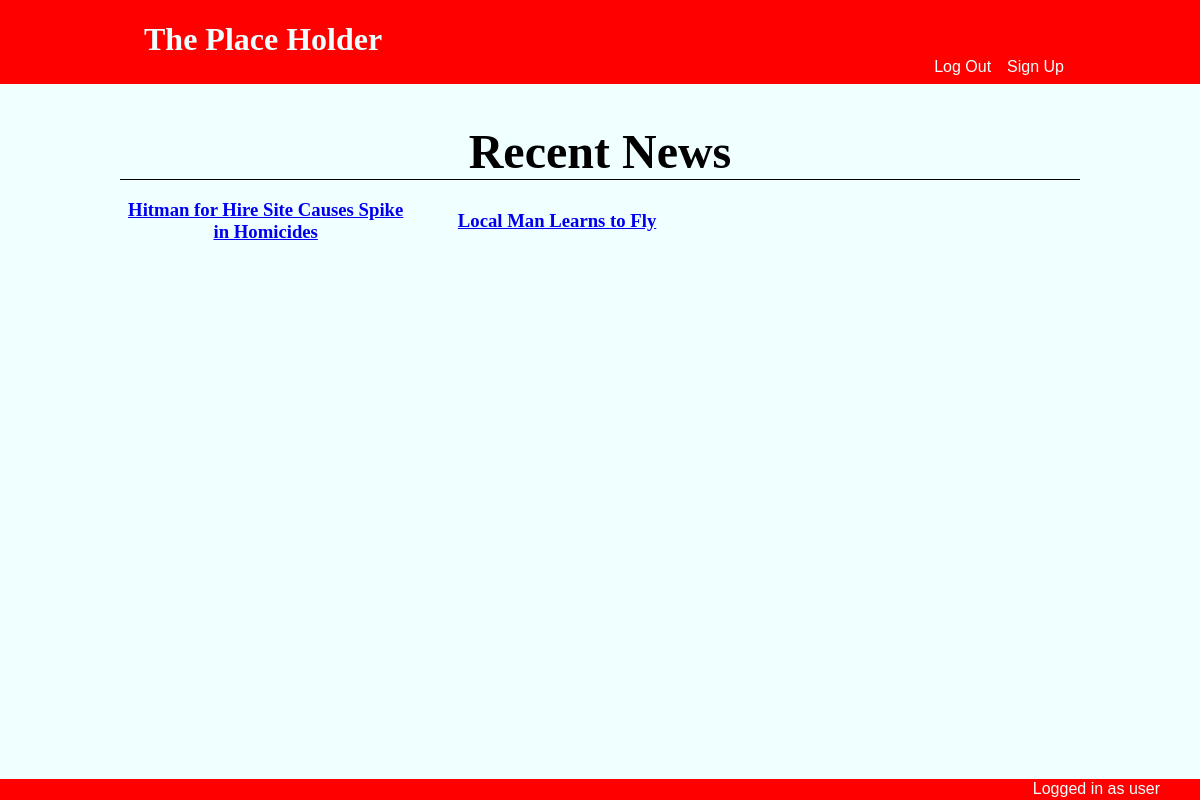
/ (signed in), run on the app's committed database.
### tables this page shows
CREATE TABLE articles
(
    id INTEGER PRIMARY KEY AUTOINCREMENT,
    title TEXT NOT NULL,
    content TEXT NOT NULL,
    date DATE DEFAULT '2022-01-01'
);

### app.py (the view)
@app.route("/")
def index():
    db = get_db()
    articles = db.execute("""SELECT * FROM articles;""")
    return render_template("index.html", articles = articles)

### app.py (called while the page is built)
@app.before_request
def load_logged_in_user():
    g.user = session.get("username", None)
    g.admin = session.get("is_admin", False)
    if "username" in session:
        g.username = session["username"]
        g.loginMessage = f"Logged in as {g.username}"
    else:
        g.loginMessage = "Not currently logged in"

### database.py (called while the page is built)
def get_db():
    if "db" not in g:
        g.db = sqlite3.connect(DATABASE,
            detect_types=sqlite3.PARSE_DECLTYPES
        )
        g.db.row_factory = sqlite3.Row
    return g.db

### templates/index.html (shortened to what this page needs)
{% extends "base.html" %}
{% block main_content %}
<section id="News">
        <h2>Recent News</h2>
        <section id="articles">
        {% for article in articles %}
        <article>
            <h3><a href="{{ url_for('article', article_id=article[0]) }}">{{ article["title"] }}</a></h3>
        </article>
        {% endfor %}
        </section>
</section>
{% endblock %}

### static/styles.css (style rules this page uses)
html { background: azure; padding: 0; font-family: Georgia, 'Times New Roman', Times, serif; }
body { margin: 0 auto; display: flex; min-height: 100vh; flex-direction: column; }
#article, #News { width: 80%; margin: 0 auto; }
#article *, #News * { margin-left: auto; margin-right: auto; text-align: center; }
#article h2, #News h2 { font-size: 3em; margin-bottom: 0; }
#News h2 { border-bottom: 1px solid black; }
#articles { display: inline-flex; align-items: center; }
#articles * { flex: 1; }

### data on the page
articles: title "Hitman for Hire Site Causes Spike in Homicides"
articles: title "Local Man Learns to Fly"

### other printed values
{{ g.loginMessage }} "Logged in as user"
